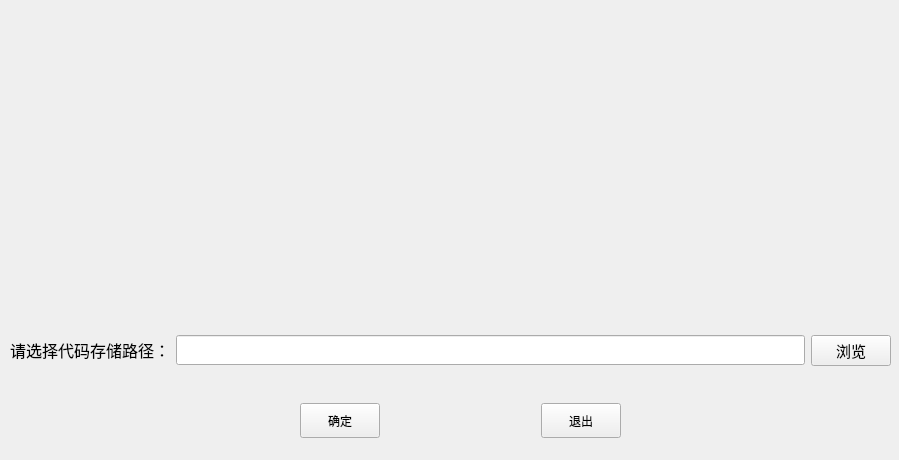
<?xml version="1.0" encoding="UTF-8"?>
<ui version="4.0">
 <class>Select_Open</class>
 <widget class="QWidget" name="Select_Open">
  <property name="geometry">
   <rect>
    <x>0</x>
    <y>0</y>
    <width>899</width>
    <height>460</height>
   </rect>
  </property>
  <property name="windowTitle">
   <string>存储选择</string>
  </property>
  <property name="windowIcon">
   <iconset resource="images.qrc">
    <normaloff>:/images/images/code_lg.png</normaloff>:/images/images/code_lg.png</iconset>
  </property>
  <widget class="QLabel" name="label_2">
   <property name="geometry">
    <rect>
     <x>100</x>
     <y>10</y>
     <width>701</width>
     <height>301</height>
    </rect>
   </property>
   <property name="text">
    <string/>
   </property>
   <property name="pixmap">
    <pixmap resource="images.qrc">:/images/images/success.webp</pixmap>
   </property>
  </widget>
  <widget class="QWidget" name="layoutWidget">
   <property name="geometry">
    <rect>
     <x>10</x>
     <y>320</y>
     <width>881</width>
     <height>61</height>
    </rect>
   </property>
   <layout class="QHBoxLayout" name="horizontalLayout">
    <item>
     <widget class="QLabel" name="label">
      <property name="text">
       <string>&lt;html&gt;&lt;head/&gt;&lt;body&gt;&lt;p align=&quot;center&quot;&gt;&lt;span style=&quot; font-size:12pt;&quot;&gt;请选择代码存储路径：&lt;/span&gt;&lt;/p&gt;&lt;/body&gt;&lt;/html&gt;</string>
      </property>
     </widget>
    </item>
    <item>
     <widget class="QLineEdit" name="lineEdit">
      <property name="minimumSize">
       <size>
        <width>0</width>
        <height>30</height>
       </size>
      </property>
      <property name="font">
       <font>
        <family>微软雅黑</family>
        <pointsize>10</pointsize>
       </font>
      </property>
     </widget>
    </item>
    <item>
     <widget class="QPushButton" name="pushButton_3">
      <property name="minimumSize">
       <size>
        <width>0</width>
        <height>30</height>
       </size>
      </property>
      <property name="font">
       <font>
        <family>Agency FB</family>
        <pointsize>11</pointsize>
       </font>
      </property>
      <property name="text">
       <string>浏览</string>
      </property>
     </widget>
    </item>
   </layout>
  </widget>
  <widget class="QWidget" name="layoutWidget">
   <property name="geometry">
    <rect>
     <x>300</x>
     <y>390</y>
     <width>321</width>
     <height>61</height>
    </rect>
   </property>
   <layout class="QHBoxLayout" name="horizontalLayout_2">
    <item>
     <widget class="QPushButton" name="pushButton">
      <property name="minimumSize">
       <size>
        <width>0</width>
        <height>35</height>
       </size>
      </property>
      <property name="text">
       <string>确定</string>
      </property>
     </widget>
    </item>
    <item>
     <spacer name="horizontalSpacer">
      <property name="orientation">
       <enum>Qt::Horizontal</enum>
      </property>
      <property name="sizeHint" stdset="0">
       <size>
        <width>40</width>
        <height>20</height>
       </size>
      </property>
     </spacer>
    </item>
    <item>
     <widget class="QPushButton" name="pushButton_2">
      <property name="minimumSize">
       <size>
        <width>0</width>
        <height>35</height>
       </size>
      </property>
      <property name="text">
       <string>退出</string>
      </property>
     </widget>
    </item>
   </layout>
  </widget>
 </widget>
 <resources>
  <include location="images.qrc"/>
 </resources>
 <connections/>
</ui>
